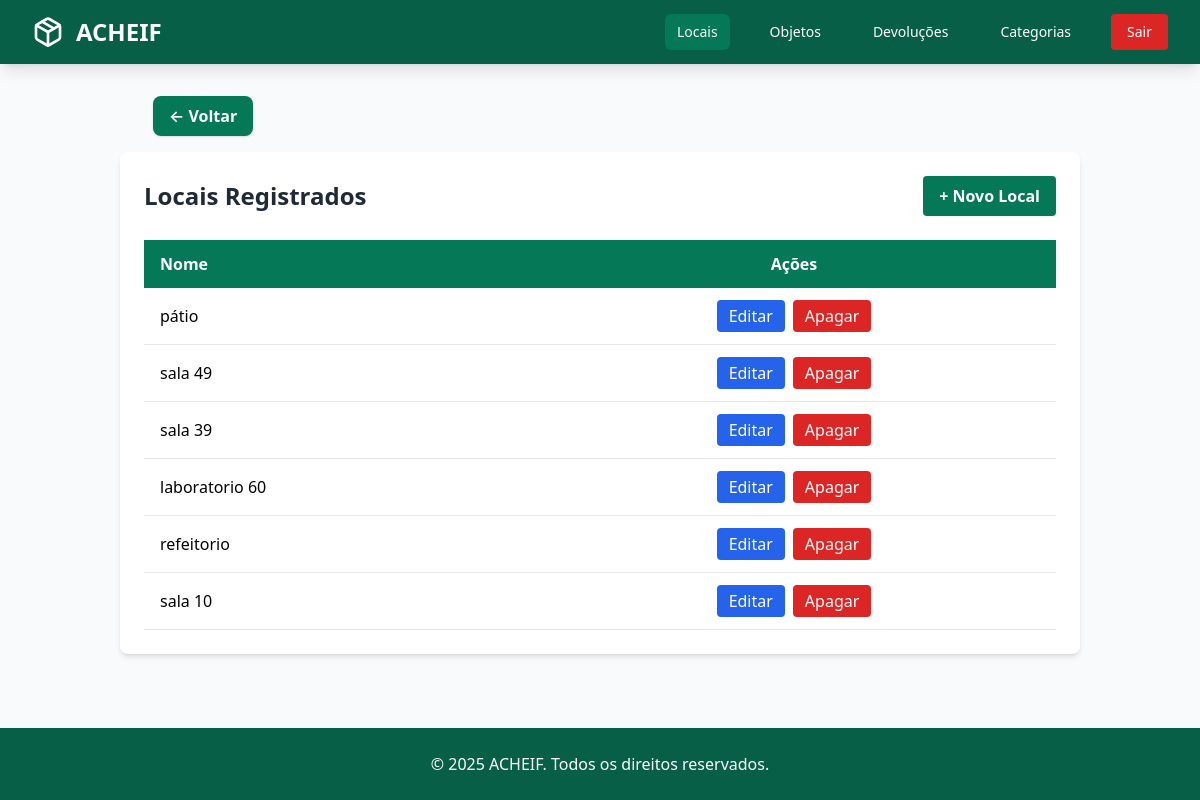
The app's page /local/ with its own data.
### objetos/models.py (models this page shows, shortened)
class Local(models.Model):
    nome = models.CharField(max_length=50, unique=True)

### objetos/views.py (the view)
# urls.py: path('local/', views.listar_locais, name='listar_locais'),
def listar_locais(request):
    locais = Local.objects.all()
    return render(request, 'objetos/local/listar_locais.html', {'locais': locais})

### objetos/templates/objetos/local/listar_locais.html (shortened to what this page needs)
{% extends 'base.html' %}
{% load widget_tweaks %}
{% block active_locais %}bg-emerald-700 text-white{% endblock %}
{% block content %}
<div class="mb-4 ml-[33px]">
    <a href="{% url 'objetos:dashboard' %}"
       class="inline-block bg-emerald-700 hover:bg-emerald-800 text-white px-4 py-2 rounded-lg shadow transition font-semibold">
        ← Voltar
    </a>
</div>
<div class="bg-white rounded-lg shadow-md p-6">
    <div class="flex justify-between items-center mb-6">
        <h1 class="text-2xl font-bold text-gray-800">Locais Registrados</h1>
        <a href="{% url 'objetos:criar_local' %}"
           class="bg-emerald-700 hover:bg-emerald-800 text-white px-4 py-2 rounded transition font-semibold">
            + Novo Local
        </a>
    </div>
    <div class="overflow-x-auto">
        <table class="w-full border-collapse">
            <thead>
                <tr class="bg-emerald-700 text-white">
                    <th class="py-3 px-4 text-left">Nome</th>
                    <th class="py-3 px-4 text-center">Ações</th>
                </tr>
            </thead>
            <tbody>
                {% for local in locais %}
                <tr class="border-b hover:bg-gray-50 transition">
                    <td class="py-3 px-4">{{ local.nome }}</td>
                    <td class="py-3 px-4 text-center flex justify-center gap-2">
                        <a href="{% url 'objetos:editar_local' local.pk %}"
                           class="bg-blue-600 hover:bg-blue-700 text-white px-3 py-1 rounded transition"
                           title="Editar">
                            Editar
                        </a>
                        <form method="post" action="{% url 'objetos:apagar_local' local.id %}" style="display:inline;">
                            <button type="submit"
                                    class="bg-red-600 hover:bg-red-700 text-white px-3 py-1 rounded transition"
                                    title="Apagar"
                                    onclick="return confirm('Tem certeza que deseja apagar esse local?');">
                                Apagar
                            </button>
                        </form>
                    </td>
                </tr>
                {% empty %}
                <tr>
                    <td colspan="2" class="py-4 text-center text-gray-500">Nenhum local registrado.</td>
                </tr>
                {% endfor %}
            </tbody>
        </table>
    </div>
</div>
{% endblock %}

### objetos/templates/objetos/static/style.css (style rules this page uses)
body { font-family: system-ui, -apple-system, BlinkMacSystemFont, "Segoe UI", Roboto, sans-serif; background-color: #f9fafb; }

### records on screen
Local: nome "pátio"
Local: nome "sala 49"
Local: nome "sala 39"
Local: nome "laboratorio 60"
Local: nome "refeitorio"
Local: nome "sala 10"
